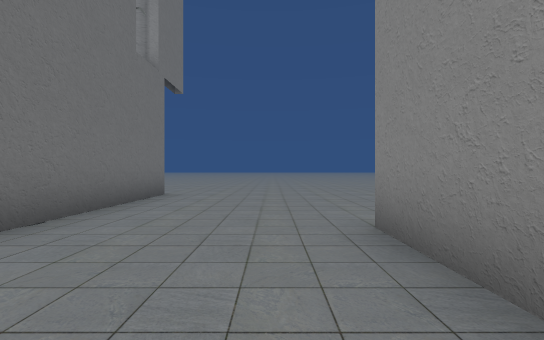
View 1 (above)

24 first-person views from a walk through a Unity game level. The camera is 1.2 m above the floor, looks level and sees 85° across. The floor is counted in squares, 2 m on a side. Each view is taken from the middle of a square. On the plan, view 1 faces up. The plan holds only what a view shows up to about 9 squares ahead; the rest is blank. The place goes on beyond the plan. Some animated figures are left out. Door leaves are left out, so doorways stand open.

View 2
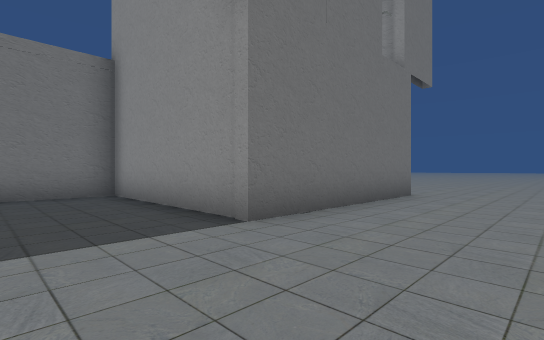

View 3
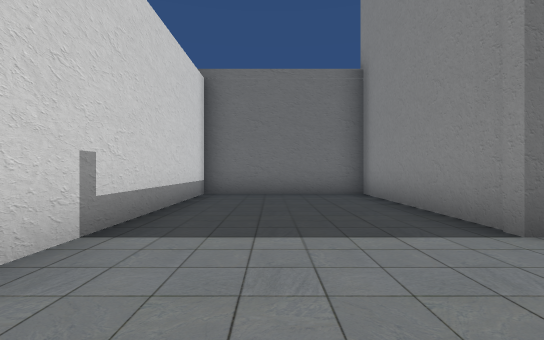

View 4
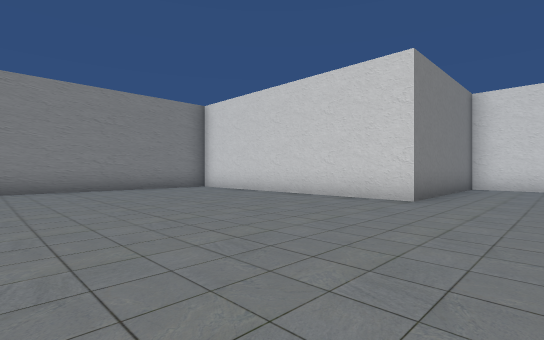

View 5
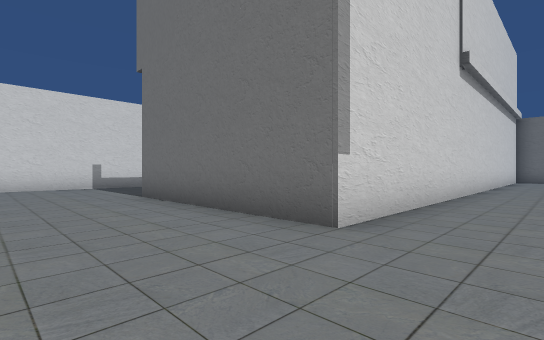

View 6
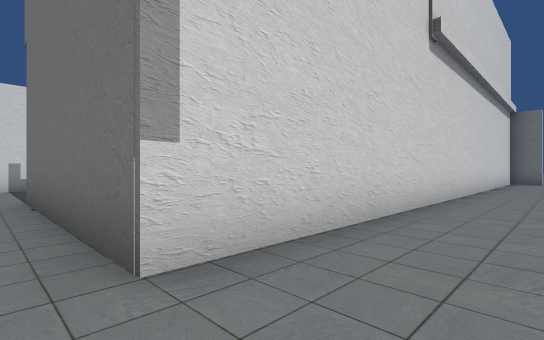

View 7
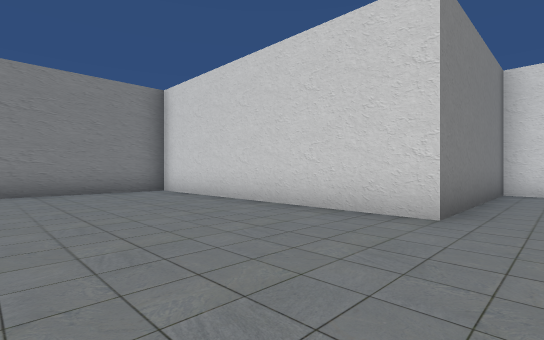

View 8
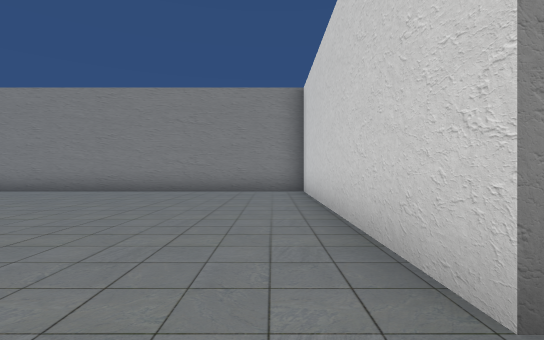

View 9
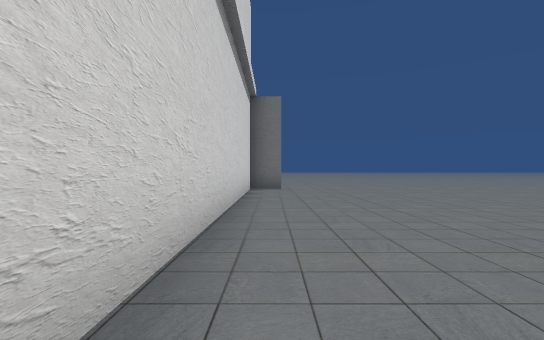

View 10
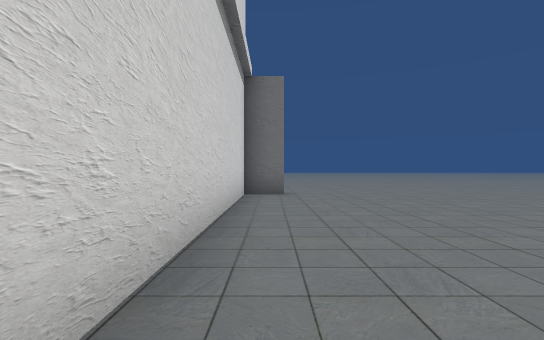

View 11
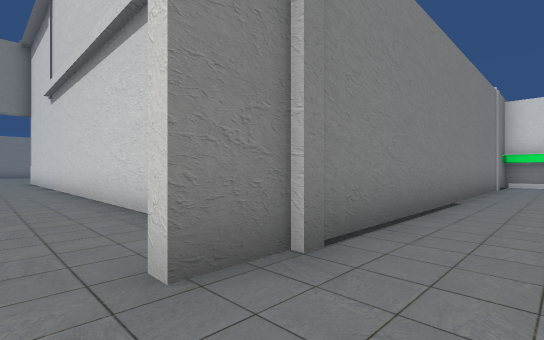

View 12
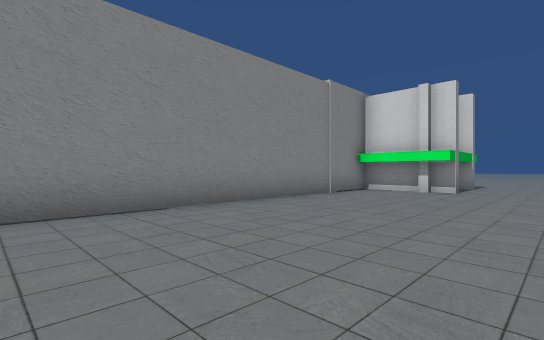

View 13
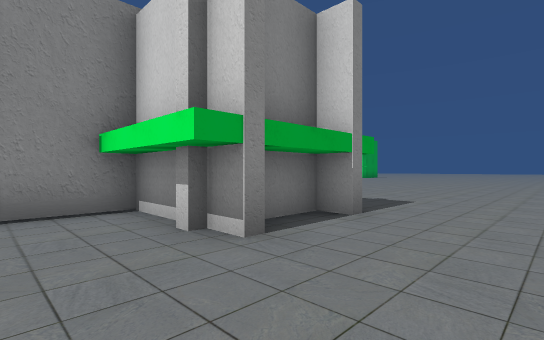

View 14
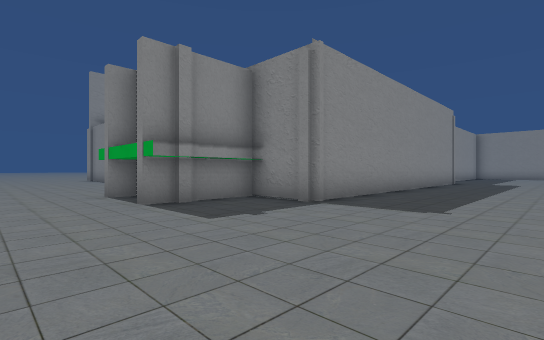

View 15
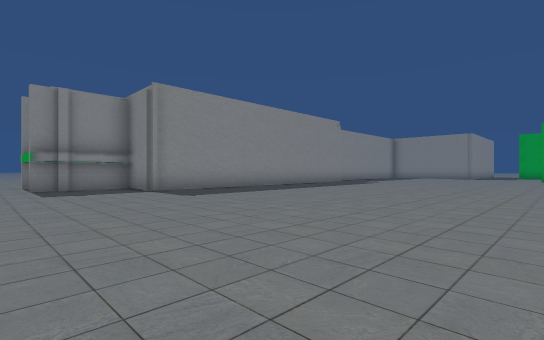

View 16
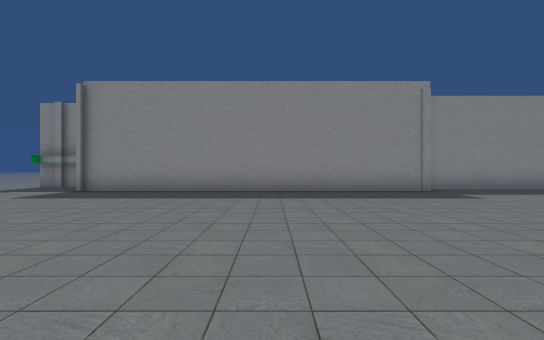

View 17
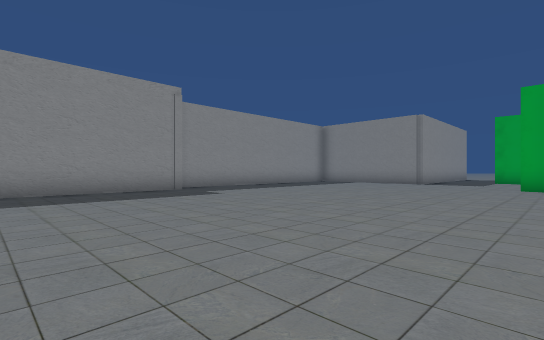

View 18
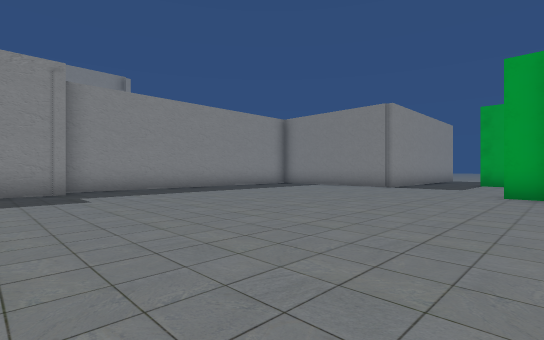

View 19
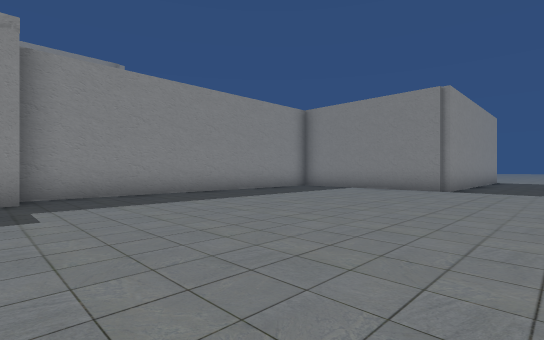

View 20
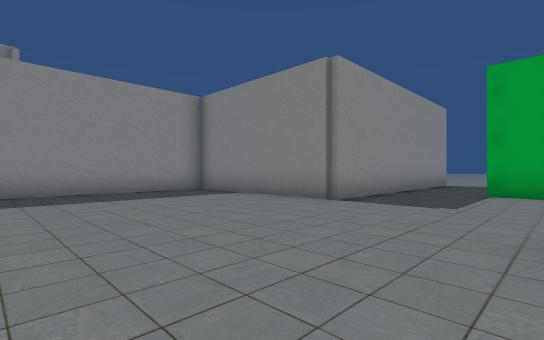

View 21
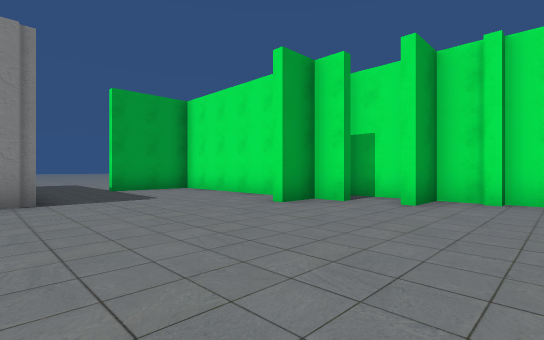

View 22
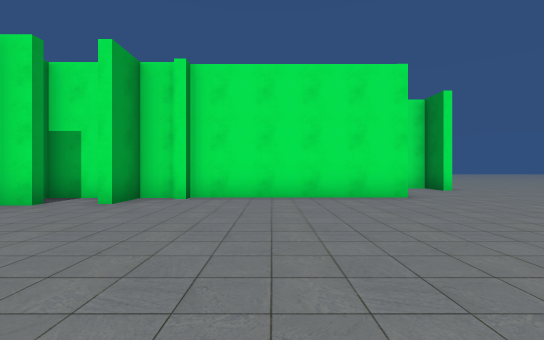

View 23
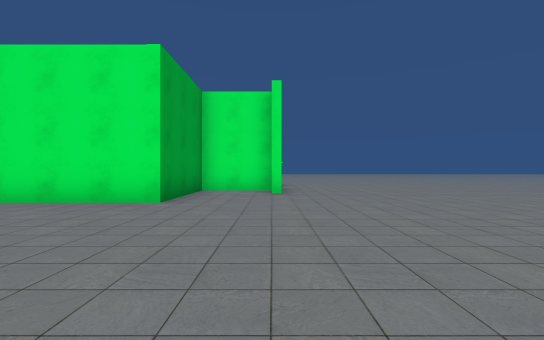

View 24
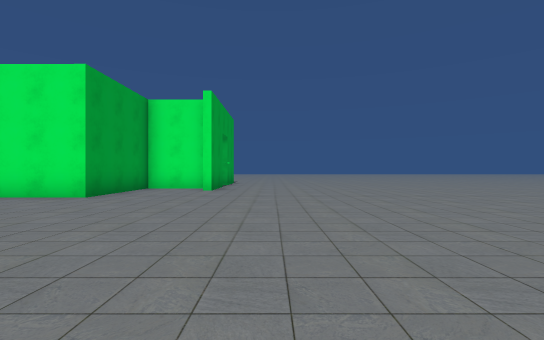

### Floor plan
Points are (right, up) in squares from view 1. A wall is a line through its corners. A room is listed if a view was taken in it or the views show most of it. See-through windows are left out.
Room 1 (views 1, 2, 3, 4, 5, 6, 7, 8, 9, 10)
walls: (5.4, 3.1) (8.3, 3.1) (8.3, 9.5); (-17.3, 8.4) (-17.3, 7.3) (-2.6, 7.3) (-2.6, 2.3) (-7.5, 2.3) (-7.5, -1.7) (1.1, -1.7) (1.1, 3.1) (3.5, 3.1)
ways out: opening at (-18, 9) to room 2; open door at (-3, 6.5)
Room 2 (views 11, 12, 13)
walls: (-20, -3.2) (-17.5, -3.2); (-19.5, -3.5) (-19, -3.5); (-20, -3.7) (-19.4, -3.7); (-19.1, -3.7) (-17.5, -3.7) (-17.5, 8.4)
ways out: opening at (-18, 9) to room 1; opening at (-21.5, -3) to room 3
Room 3 (views 14, 15, 16, 17, 18, 19, 20, 21, 22, 23, 24)
walls: (-7.4, -7.5) (-17.5, -7.5) (-17.5, -5.8) (-20, -5.8); (-9, -20.5) (-9, -17.4) (-4.1, -17.4); (-4, -17.4) (-3.2, -17.4) (-3.2, -16.1); (-20, -6.3) (-20, -3.2); (-2, -16) (-1.2, -16) (-1.2, -15); (-19.4, -5.6) (-19.4, -4.5); (0, -16) (2.8, -16); (0.5, -6.7) (-7.5, -6.7); (3.5, -11.7) (1.1, -11.7) (1.1, -7.2); (4.1, -14.8) (4.1, -13.6)
ways out: opening at (-21.5, -3) to room 2; opening at (4, -12.5)

Positions as (right, up) in squares from view 1, and headings:
1: (0, 0), facing up
2: (0, 0), facing up-left
3: (0, 0), facing left
4: (-1, 9), facing down-right
5: (0, 9), facing down-left
6: (-2, 9), facing down-left
7: (0, 7), facing down-right
8: (0, 4), facing right
9: (-8, 8), facing left
10: (-10, 8), facing left
11: (-19, 9), facing down-right
12: (-22, 5), facing down-right
13: (-22, -2), facing down-right
14: (-22, -11), facing up-right
15: (-21, -16), facing up-right
16: (-12, -16), facing up
17: (-12, -16), facing up-right
18: (-9, -16), facing up-right
19: (-8, -14), facing up-right
20: (-4, -15), facing up-right
21: (-5, -11), facing down-right
22: (-6, -11), facing down
23: (-11, -12), facing down
24: (-13, -11), facing down
